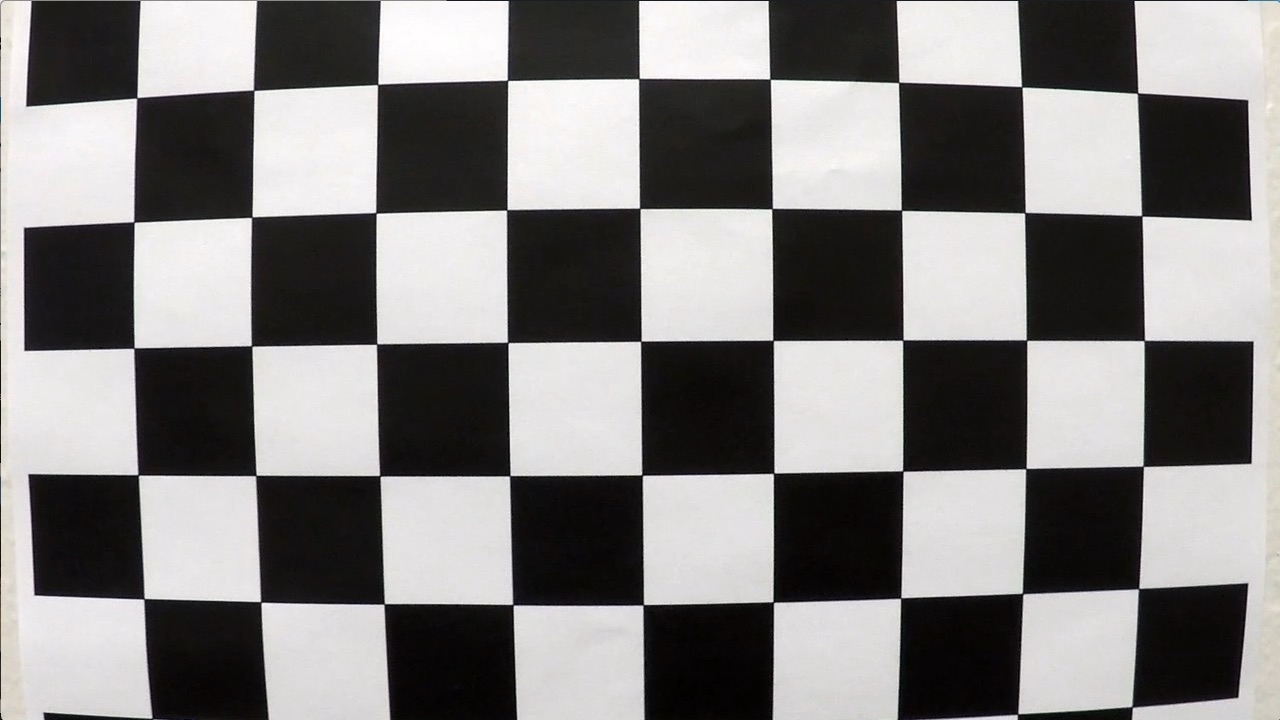
#> input picture camera_cal/calibration1.jpg, 1280 x 720 px; its folder holds only this picture in this run
$ jupyter execute --allow-errors Advanced-Lane-Lines.ipynb   (shell and % lines are left out)   (older library calls are emulated)
#> lines starting #> are read from the running program, lines starting #| are printed output that depends on the picture
[cell 1]
import numpy as np
import cv2
import glob
import matplotlib.pyplot as plt
import pylab
import matplotlib.image as mpimg
#use matplot lib inline show picture


# prepare object points
objp = np.zeros((6*9,3), np.float32)
objp[:,:2] = np.mgrid[0:9,0:6].T.reshape(-1,2)

# Arrays to store object points and image points from all the images.
objpoints = [] # 3d points in real world space
imgpoints = [] # 2d points in image plane.

# Make a list of calibration images
images = glob.glob('camera_cal/calibration*.jpg')


# Step through the list and search for chessboard corners
for fname in images:

    img = cv2.imread(fname)
#> img is the input picture: shape (720, 1280, 3); mean B, G, R 127.8, 128.4, 130.1
    orgimg = img.copy()

    gray = cv2.cvtColor(img,cv2.COLOR_BGR2GRAY)

    # Find the chessboard corners
    ret, corners = cv2.findChessboardCorners(gray, (9,6),None)
#> ret = False; corners = None

    # If found, add object points, image points
    if ret == True:
        objpoints.append(objp)
        imgpoints.append(corners)

        # Draw and display the corners
        drawn_img = cv2.drawChessboardCorners(img, (9,6), corners, ret)

def undistort(img, objpoints, imgpoints):
    gray = cv2.cvtColor(img, cv2.COLOR_BGR2GRAY)
    ret, mtx, dist, rvecs, tvecs = cv2.calibrateCamera(objpoints, imgpoints, gray.shape[::-1], None, None)
    undist = cv2.undistort(img, mtx, dist, None, mtx)
    return undist

[cell 2]
# [14 lines of commented-out code are left out]
import os
test_images = os.listdir("camera_cal/")
#> (the rest of this cell did not finish here and is left out)

[cell 3]
# [102 lines left out: functions threshold, combined_threshold, not called in this run]

[cell 4]
img = cv2.imread('images/test7.jpg')
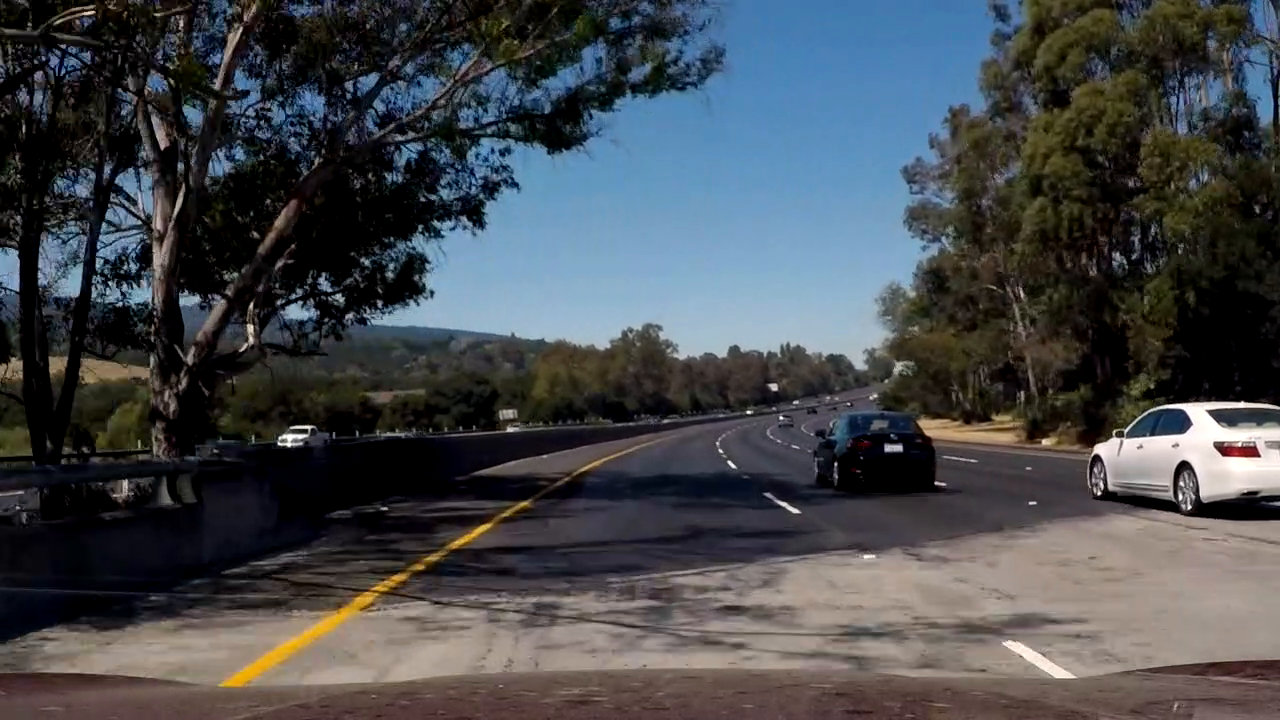
#> input picture images/test7.jpg, 1280 x 720 px
#> img is the input picture: shape (720, 1280, 3); mean B, G, R 76.9, 72.9, 69.6
orgimg = img.copy()
#> (the rest of this cell did not finish here and is left out)

#> in undistort (call 2), `gray = cv2.cvtColor(img, cv2.COLOR_BGR2GRAY)`:
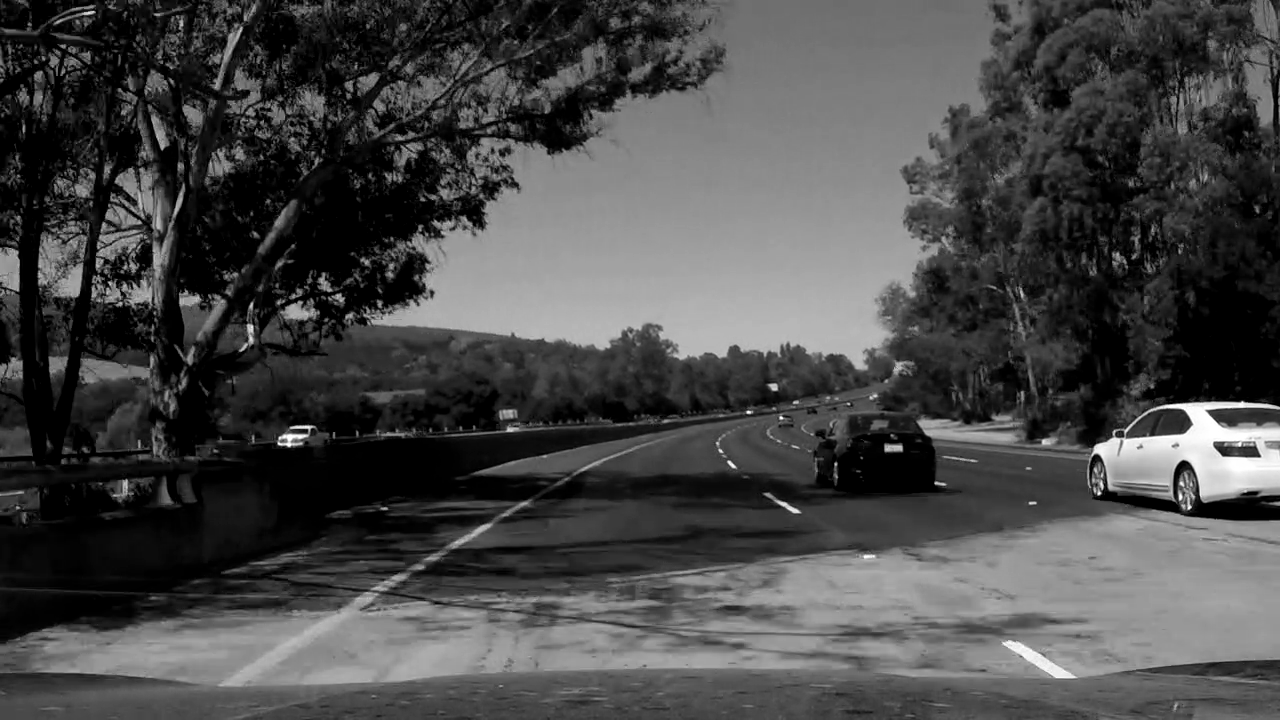
#> gray: shape (720, 1280); min 0, max 255, mean 72.4
imgs, imgh, imgr, imgsobel, imgsobelx, imgsobelxy, imgcombined, img_l = threshold(img)
plt.imshow(imgs)
plt.show()
path = 'output_images/S Channel.jpg'
mpimg.imsave(path,imgs)
plt.imshow(imgh)
plt.show()
plt.imshow(imgr)
plt.show()
plt.imshow(imgsobel)
plt.show()
plt.imshow(imgsobelx)
plt.show()
plt.imshow(imgsobelxy)
plt.show()
plt.imshow(imgcombined)
orgimg = cv2.cvtColor(orgimg, cv2.COLOR_BGR2RGB)
plt.show()
path = 'output_images/imgcombined.jpg'
mpimg.imsave(path,imgcombined)
plt.imshow(orgimg)
plt.show()
plt.imshow(img)
plt.show()
plt.imshow(img_l)
